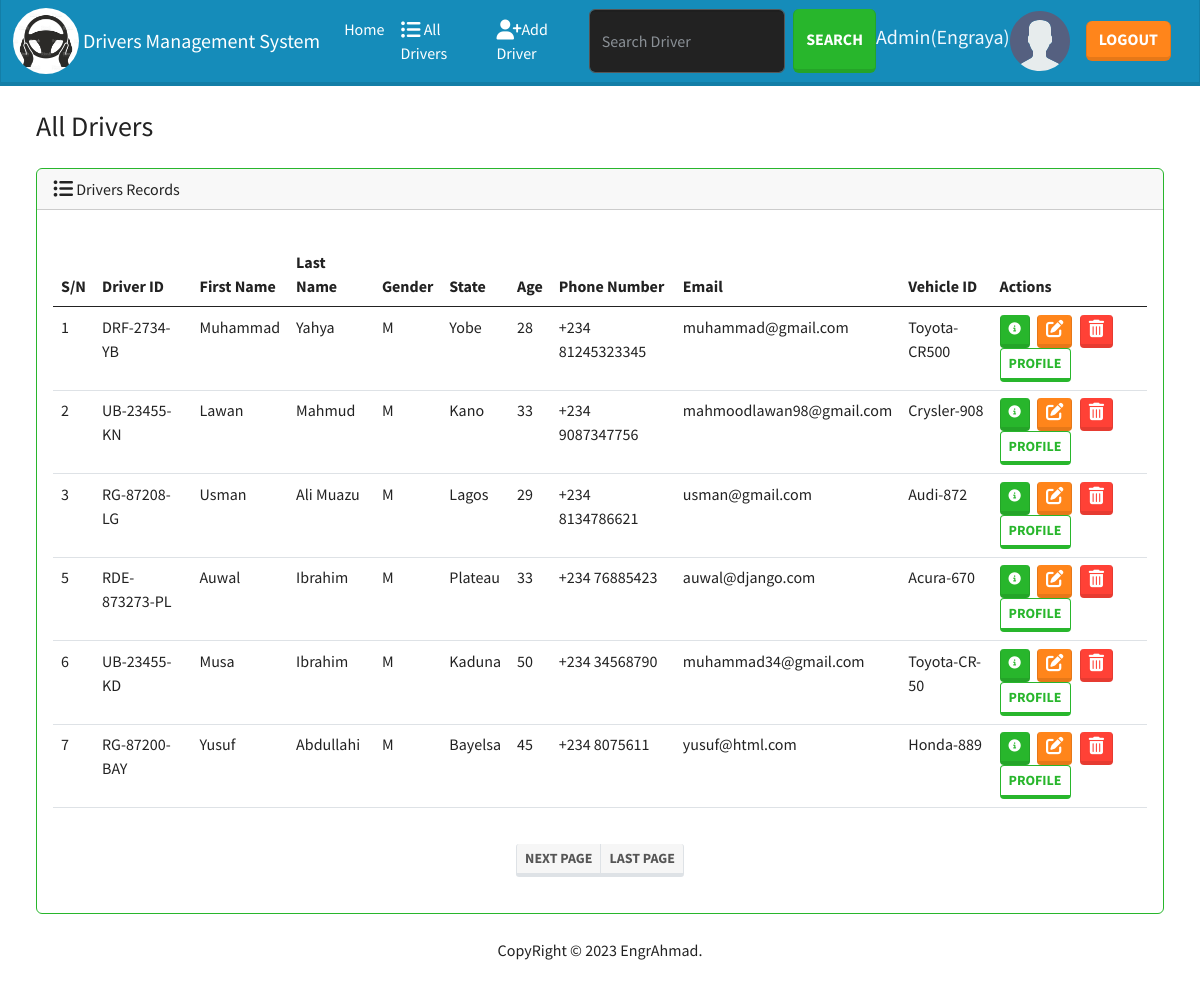
The app's page / (signed in) with its own data.
### system/models.py (models this page shows, shortened)
class Driver(models.Model):
    GENDER_CHOICES = [
        ('M', 'Male'),
        ('F', 'Female')
    ]
    MARITALSTATUS_CHOICES = [
        ('Single', 'Single'),
        ('Married', 'Married'),
        ('Seperated', 'Seperated'),
        ('Divorced', 'Divorced'),
    ]
    driverID = models.CharField(max_length=200)
    firstName = models.CharField(max_length=200)
    lastName = models.CharField(max_length=200)
    gender = models.CharField(max_length=100, choices=GENDER_CHOICES, default='Male')
    state = models.CharField(max_length=100)
    age = models.IntegerField()
    phoneNumber = models.PositiveIntegerField()
    maritalStatus = models.CharField(max_length=100, choices=MARITALSTATUS_CHOICES, default='Single')
    email = models.EmailField(max_length=200)
    vehicleID = models.CharField(max_length=200)
    homeAddress = models.CharField(max_length=200, null=True, blank=True)
    facebook = models.CharField(max_length=200, null=True, blank=True)
    twitter = models.CharField(max_length=200, null=True, blank=True)
    instagram = models.CharField(max_length=200, null=True, blank=True)
    linkedin = models.CharField(max_length=200, null=True, blank=True)
    image = models.ImageField(null=True, blank=True, default='static/images/avatar.svg')

### system/views.py (the view)
# urls.py: path('', views.homePage, name="home"),
def homePage(request):
    if 'q' in request.GET:
        q = request.GET['q']
        drivers = Driver.objects.filter(firstName__icontains=q)
    else:
        drivers = Driver.objects.all()
    paginator = Paginator(drivers, 6)
    page_number = request.GET.get('page')
    page_obj = paginator.get_page(page_number)
    context = {'drivers' : drivers, 'page_obj' : page_obj}
    return render(request, 'system/home.html', context)

### system/templates/system/home.html (shortened to what this page needs)
{% extends 'system/base.html' %}
{% load static %}
{% block content %}
<h3 class="m-4">All Drivers</h3>
<div class="row">
  <div class="col-12">
    {% if drivers %}
    <div class="card border-success ms-4 me-4 mb-4">
      <div class="card-header">
        <i class="fa-sharp fa-solid fa-list-ul fa-lg"></i> Drivers Records
      </div>
      <div class="card-body">
        <p class="card-text">
          <div class="table-responsive">
            <table class="table table-hover">
              <thead>
                <tr>
                  <th scope="col">S/N</th>
                  <th scope="col">Driver ID</th>
                  <th scope="col">First Name</th>
                  <th scope="col">Last Name</th>
                  <th scope="col">Gender</th>
                  <th scope="col">State</th>
                  <th scope="col">Age</th>
                  <th scope="col">Phone Number</th>
                  <th scope="col">Email</th>
                  <th scope="col">Vehicle ID</th>
                  <th scope="col">Actions</th>
                </tr>
              </thead>
              <tbody>
                {%for driver in page_obj %}
                <tr class="table-default">
                  <td>{{driver.id}}</td>
                  <td>{{driver.driverID}}</td>
                  <td>{{driver.firstName}}</td>
                  <td>{{driver.lastName}}</td>
                  <td>{{driver.gender}}</td>
                  <td>{{driver.state}}</td>
                  <td>{{driver.age}}</td>
                  <td>+234 {{driver.phoneNumber}}</td>
                  <td>{{driver.email}}</td>
                  <td>{{driver.vehicleID}}</td>
                  <td>
                    <button type="button" class="btn btn-sm btn-success me-1" href="{% url 'driver' driver.id %}" data-bs-toggle="modal" data-bs-target="#myModal{{driver.id}}">
                    </button>
                    <a class="btn btn-sm btn-warning me-1" href="{% url 'edit' driver.id %}">
                    </a>
                    <button type="button" class="btn btn-sm btn-danger" data-bs-toggle="modal" data-bs-target="#delete{{driver.id}}">
                    </button>
                    <a href="{% url 'profile' driver.id %}"><button type="button" class="btn btn-sm btn-outline-success">Profile</button></a>
                  </td>
                </tr>
                <tr>
                  {% endfor %}
              </tbody>
            </table>
          </div>
        <ul class="pagination pagination-sm justify-content-center" style="margin:20px 0; color:darkcyan">
          {% if page_obj.has_next %}
          <li class="page-item"><a class="page-link" href="?page= {{page_obj.next_page_number }}">Next Page</a></li>
          <li class="page-item"><a class="page-link" href="?page= {{page_obj.paginator.num_pages }}">Last Page</a></li>
          {% endif %}
        </ul>
        </p>
      </div>
    </div>
    {% else %}
    <h4 class="alert alert-primary ms-4 me-4">No Drivers Records</h4>
    {% endif %}
  </div>
</div>
{% endblock content %}

### system/templates/system/base.html (shortened to what this page needs)
<!DOCTYPE html>
{%load static %}
<html lang="en">
<head>
  <link rel="stylesheet" href="https://cdnjs.cloudflare.com/ajax/libs/font-awesome/6.4.0/css/all.min.css" />
  <link rel="stylesheet" href="https://stackpath.bootstrapcdn.com/bootstrap/5.0.0-alpha1/css/bootstrap.min.css">
  <link rel="stylesheet" href="{% static 'css/bootstrap.min.css' %}">
</head>
<body class="d-flex flex-column min-vh-100">
  <nav class="navbar navbar-expand-lg bg-primary" data-bs-theme="dark">
    <div class="container-fluid">
      <img id="image" src="/static/images/istockphoto-1299998121-1024x1024.jpg">
      <a class="navbar-brand" href="{% url 'home' %}"> Drivers Management System</a>
      <div class="collapse navbar-collapse" id="navbarColor01">
        <ul class="navbar-nav me-auto">
          <li class="nav-item">
            <a class="nav-link active" href="#">Home
            </a>
          </li>
          <li class="nav-item">
            <a class="nav-link active" href="#"> <i class="fa-sharp fa-solid fa-list-ul fa-lg"></i>  All Drivers</a>
          </li>
          <li class="nav-item active">
            <a class="nav-link active" href="{% url 'add' %}"> <i class="fa-solid fa-user-plus fa-lg"></i>Add Driver</a>
          </li>
          <form class="d-flex">
            <input name="q"  class="form-control me-sm-2" type="text" placeholder="Search Driver">
            <button class="btn btn-success my-2 my-sm-0">Search</button>
          </form>
        </ul>
        <h5 style="color: aliceblue;">Admin</h5>  <h5 style="color: aliceblue;">({{user.username}})</h5>
        <img id="avatar" src="/static/images/avatar.svg" alt="" srcset="">
        <a href="{% url 'logout' %}"><button class="btn btn-warning m-3 my-2 my-sm-2">Logout</button></a>
      </div>
    </div>
  </nav>
<div class="container-fluid">
  {% block content %}
  {% endblock content %}
</div>
<footer class="mt-auto mb-4">
  <div class="text-center">
    <span>
      CopyRight &copy; <script>document.write(new Date().getFullYear())</script> EngrAhmad.
    </span>
  </div>
</footer>
</body>
</html>

### system/templates/system/base.html (style rules this page uses)
#image { height: 66px; width: 66px; border-radius: 50%; }
#avatar { height: 60px; width: 60px; }

### records on screen
Driver: id "1", driverID "DRF-2734-YB", firstName "Muhammad", lastName "Yahya", gender "M", state "Yobe", age "28", phoneNumber "81245323345", email "muhammad@gmail.com", vehicleID "Toyota-CR500"
Driver: id "2", driverID "UB-23455-KN", firstName "Lawan", lastName "Mahmud", gender "M", state "Kano", age "33", phoneNumber "9087347756", email "mahmoodlawan98@gmail.com", vehicleID "Crysler-908"
Driver: id "3", driverID "RG-87208-LG", firstName "Usman", lastName "Ali Muazu", gender "M", state "Lagos", age "29", phoneNumber "8134786621", email "usman@gmail.com", vehicleID "Audi-872"
Driver: id "5", driverID "RDE-873273-PL", firstName "Auwal", lastName "Ibrahim", gender "M", state "Plateau", age "33", phoneNumber "76885423", email "auwal@django.com", vehicleID "Acura-670"
Driver: id "6", driverID "UB-23455-KD", firstName "Musa", lastName "Ibrahim", gender "M", state "Kaduna", age "50", phoneNumber "34568790", email "muhammad34@gmail.com", vehicleID "Toyota-CR-50"
Driver: id "7", driverID "RG-87200-BAY", firstName "Yusuf", lastName "Abdullahi", gender "M", state "Bayelsa", age "45", phoneNumber "8075611", email "yusuf@html.com", vehicleID "Honda-889"

### other values on screen
{{ user.username }} "Engraya"
